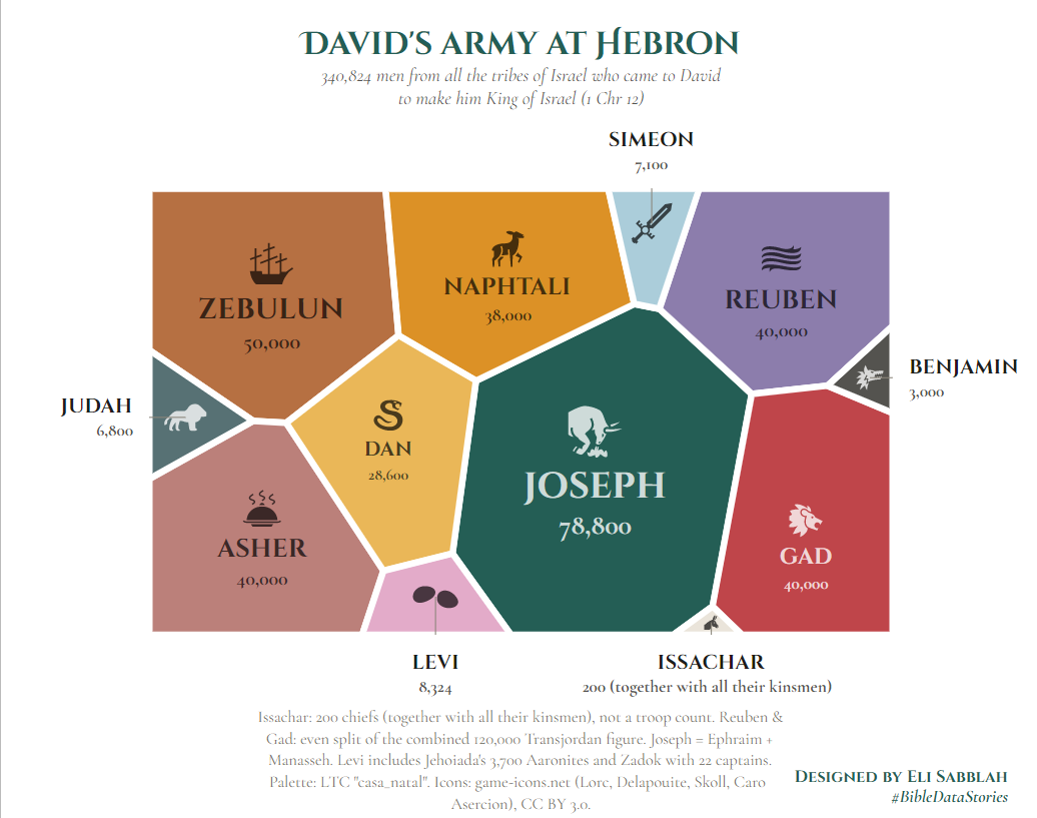

R code for this plot:
## ============================================================================
## David at Hebron -- All Israel came to him
## An interactive Voronoi TREEMAP (ggvmap, interactive = TRUE) of the tribal
## contingents that came to David at Hebron (1 Chronicles 12:23-37).
##   * cell AREA   = headcount
##   * cell COLOUR = tribe, from an LTC palette
##   * each cell carries its tribe's FLAT icon, drawn in a lighter / darker
##     shade of that cell's own colour so it stands out
##
## Files needed in the working directory:
##   David at Hebron.xlsx   (your spreadsheet)
##   tribe_icons.csv         (icon outlines, supplied with this script)
##
## Icons: game-icons.net -- Lorc, Delapouite, Skoll & Caro Asercion, licensed CC BY 3.0
##        (https://creativecommons.org/licenses/by/3.0/)
##        Judah's lioness: Pinhead Map Icons (Quincy Morgan), CC0
##        Levi's two stones: drawn for this chart
##   Judah  lioness (Pinhead lion)   Reuben   unstable water (waves)
##   Simeon sword                    Levi     Urim & Thummim (two stones)
##   Dan    snake                    Naphtali doe (deer, antlers removed)
##   Asher  plate of food (hot meal) Issachar donkey
##   Zebulun ship                    Benjamin wolf
##   Joseph bull                     Gad      lion
## ============================================================================

## ---- 0. Packages -----------------------------------------------------------
## ggvmap and ltc live on GitHub; everything else is on CRAN.
## NOTE: ggvmap's `interactive = TRUE` runs on ggiraph under the hood, so
## ggiraph must be INSTALLED -- but you never call it yourself below.
# install.packages(c("remotes", "readxl", "dplyr", "ggplot2", "ggiraph", "htmlwidgets", "ggtext"))
# remotes::install_github("loukesio/ggvmap")
# remotes::install_github("loukesio/ltc-color-palettes")   # package name: ltc

suppressMessages({
  library(readxl)
  library(dplyr)
  library(ggplot2)
  library(ggvmap)
  library(ltc)
})

## ---- 1. Load the spreadsheet -----------------------------------------------
## Folder holding the spreadsheet + icons. Run the script from the
## david-at-hebron/ folder, or point DATA_DIR at it.
DATA_DIR <- getwd()
if (!file.exists(file.path(DATA_DIR, "tribe_icons.csv"))) {
  stop("tribe_icons.csv not found in ", DATA_DIR, " -- set DATA_DIR to the folder that holds it.")
}

raw <- read_excel(file.path(DATA_DIR, "David at Hebron.xlsx"))   # kept for reference / your own checks

## ---- 2. Reconcile the numbers down to exactly 12 tribes --------------------
## (a) Reuben, Gad and the eastern half of Manasseh are given as ONE combined
##     figure (120,000, 1 Chr 12:37). Split evenly: 120,000 / 3 = 40,000 each.
##     This is an ASSUMPTION -- the text gives no breakdown.
## (b) Ephraim + both halves of Manasseh are merged into "Joseph" so that
##     exactly 12 tribes remain.
## (c) Issachar's 200 counts CHIEFS, not troops (1 Chr 12:32). It is shown
##     as given and flagged in the tooltip, not inflated.
## (d) Levi includes the priests: 4,600 Levites (v.26) + Jehoiada, leader of
##     the Aaronites, and 3,700 with him (v.27) + Zadok and 22 captains of his
##     father's house (v.28). The named leaders are counted as one man each.
## (e) Naphtali = 1,000 captains + 37,000 with them (v.34).

SPLIT <- 120000 / 3

tribes <- tibble::tribble(
  ~tribe,     ~men,
  "Judah",     6800,
  "Simeon",    7100,
  "Levi",      4600 + (1 + 3700) + (1 + 22),   # Levites + Jehoiada & Aaronites + Zadok & captains
  "Benjamin",  3000,
  "Issachar",  200,
  "Zebulun",   50000,
  "Dan",       28600,
  "Naphtali",  1000 + 37000,                   # captains + men with them
  "Asher",     40000,
  "Reuben",    SPLIT,
  "Gad",       SPLIT,
  "Joseph",    20800 + 18000 + SPLIT      # Ephraim + Manasseh (west) + Manasseh (east share)
) |>
  arrange(desc(men))

stopifnot(nrow(tribes) == 12)
cat("Total across all 12 tribes:", format(sum(tribes$men), big.mark = ","), "\n")

## ---- 3. Colours: LTC palette, one colour per cell --------------------------
## Change the name for any other LTC palette (see names(ltc::palettes)).
## casa_natal has 9 colours, so they are interpolated out to 12.
LTC_PALETTE <- "casa_natal"
cell_fill   <- colorRampPalette(ltc::palettes[[LTC_PALETTE]])(nrow(tribes))   # cell i  <->  tribes[i, ]

## Flat-icon colour: a lighter OR darker shade of the SAME cell colour,
## whichever contrasts more with it.
lum <- function(hex) {
  v <- col2rgb(hex)[, 1] / 255
  v <- ifelse(v <= 0.03928, v / 12.92, ((v + 0.055) / 1.055)^2.4)
  sum(v * c(0.2126, 0.7152, 0.0722))
}
mix <- function(hex, with, amt) {
  a <- col2rgb(hex)[, 1]; b <- col2rgb(with)[, 1]
  rgb(t(a * (1 - amt) + b * amt), maxColorValue = 255)
}
contrast <- function(a, b) { la <- lum(a); lb <- lum(b); (max(la, lb) + .05) / (min(la, lb) + .05) }
icon_shade <- function(hex) {
  dark  <- mix(hex, "black", 0.68)
  light <- mix(hex, "white", 0.78)
  if (contrast(hex, dark) >= contrast(hex, light)) dark else light
}
icon_col <- vapply(cell_fill, icon_shade, character(1))

## ---- 4. Tooltips (HTML) -----------------------------------------------------
tooltips <- with(tribes, sprintf(
  "<b style='font-family:Cinzel,serif;letter-spacing:.06em'>%s</b><br/>%s men%s",
  tribe, format(men, big.mark = ","),
  ifelse(tribe == "Issachar",
         "<br/><i>200 chiefs (together with all their kinsmen), not total troops (1 Chr 12:32)</i>",
  ifelse(tribe %in% c("Reuben", "Gad"),
         "<br/><i>even split of the combined 120,000 (1 Chr 12:37)</i>",
  ifelse(tribe == "Levi",
         "<br/><i>4,600 Levites + Jehoiada & 3,700 Aaronites + Zadok & 22 captains (1 Chr 12:26-28)</i>",
  ifelse(tribe == "Naphtali",
         "<br/><i>1,000 captains + 37,000 with them (1 Chr 12:34)</i>",
  ifelse(tribe == "Joseph",
         "<br/><i>Ephraim + Manasseh merged</i>", "")))))
))

## ---- 5. The treemap: ggvmap with interactive = TRUE -------------------------
## Fonts (loaded in step 7 for the browser view)
F_TITLE <- "Cinzel Decorative"
F_LABEL <- "Cinzel"
F_BODY  <- "Cormorant Garamond"

## R must measure text with the SAME fonts the browser draws, or centred /
## right-aligned text drifts. Download the .ttf files once into DATA_DIR/fonts
## (needs internet the first time) and register them for this R session.
options(timeout = max(600, getOption("timeout")))
FONT_DIR <- file.path(DATA_DIR, "fonts")
dir.create(FONT_DIR, showWarnings = FALSE)
font_file <- function(family, weight = 400, italic = FALSE) {
  dest <- file.path(FONT_DIR, sprintf("%s-%d%s.ttf", gsub(" ", "", family), weight, if (italic) "i" else ""))
  if (!file.exists(dest)) {
    css <- readLines(sprintf("https://fonts.googleapis.com/css2?family=%s:ital,wght@%d,%d",
                             gsub(" ", "+", family), as.integer(italic), weight), warn = FALSE)
    src <- regmatches(css, regexpr("https://[^)]+\\.ttf", css))[1]
    download.file(src, dest, mode = "wb", quiet = TRUE)
  }
  dest
}
register_gfont <- function(family) {
  systemfonts::register_font(
    family,
    plain      = font_file(family, 400),
    bold       = font_file(family, 700),
    italic     = font_file(family, 400, italic = family == F_BODY),
    bolditalic = font_file(family, 700, italic = family == F_BODY)
  )
}
for (f in c(F_TITLE, F_LABEL, F_BODY)) {
  known <- c(systemfonts::system_fonts()$family, systemfonts::registry_fonts()$family)
  if (!f %in% known) register_gfont(f)
}

## Light page; every text colour below is a native casa_natal colour from the LTC palette
BG    <- "#FFFFFF"
TEAL  <- "#245E55"    # LTC casa_natal teal  -> title
SLATE <- "#54534F"    # LTC casa_natal slate -> subtitle / counts
INK   <- "#1D1D1B"    # LTC casa_natal black -> names outside the frame
HASHTAG_COL <- TEAL   # #BibleDataStories under the credit (try SLATE for fainter, INK for darker)

## Frame + canvas. Change SEED to shuffle the cell layout (try 22, 30, 71 ...).
RW <- 1; RH <- 0.6; SEED <- 45
W_SVG <- 11; H_SVG <- 8.8                   # canvas size in inches
## XLIM is symmetric about the frame centre (x = 0.5), so the canvas centre -- where the
## title and subtitle are centred -- sits exactly over the middle of the treemap
XLIM  <- c(-0.16, 1.16); YLIM <- c(0.10, 0.90)
## data-units -> millimetres, so text sizes stay sensible at any canvas size
mm_per_unit <- min((W_SVG - 0.4) * 25.4 / diff(XLIM), (H_SVG - 2.3) * 25.4 / diff(YLIM))

p <- ggvmap(
  tribes$men,
  labels      = tribes$tribe,
  palette     = cell_fill,           # explicit LTC colours, cell by cell
  clip        = clip_rectangle(width = RW, height = RH),   # wide frame = biggest viz on the sheet
  show_labels = FALSE,
  legend      = FALSE,
  interactive = TRUE,                # <- ggvmap's own interactive switch
  tooltip     = tooltips,
  border_col  = BG,
  border_size = 2.4,
  max_iter    = 200,
  convergence_ratio = 0.003,
  seed        = SEED                # 45 = a layout with the tiny cells on the edge
)

## ---- 6. Flat icons + labels at each cell centroid ---------------------------
vm  <- attr(p, "vm")
vdf <- vm_as_df(vm)

## "Pole of inaccessibility": the centre and radius of the biggest circle that fits inside a
## (convex) Voronoi cell. Much better than the centroid for placing icons in odd-shaped cells.
pole <- function(P) {
  gx <- seq(min(P$x), max(P$x), length.out = 70); gy <- seq(min(P$y), max(P$y), length.out = 70)
  g  <- expand.grid(x = gx, y = gy)
  x1 <- P$x; y1 <- P$y; x2 <- c(P$x[-1], P$x[1]); y2 <- c(P$y[-1], P$y[1])
  L  <- sqrt((x2 - x1)^2 + (y2 - y1)^2); nx <- -(y2 - y1) / L; ny <- (x2 - x1) / L
  s  <- sign(nx * (mean(P$x) - x1) + ny * (mean(P$y) - y1))          # inward normals
  dm <- sapply(seq_along(x1), function(i) s[i] * (nx[i] * (g$x - x1[i]) + ny[i] * (g$y - y1[i])))
  m  <- apply(dm, 1, min); k <- which.max(m)
  c(px = g$x[k], py = g$y[k], rin = m[k])
}

## Horizontal middle of a (convex) cell at height y -- keeps text centred inside wedge-shaped cells
chord_mid <- function(P, y) {
  x1 <- P$x; y1 <- P$y; x2 <- c(P$x[-1], P$x[1]); y2 <- c(P$y[-1], P$y[1])
  hit <- (y1 - y) * (y2 - y) < 0
  xs  <- x1[hit] + (y - y1[hit]) / (y2[hit] - y1[hit]) * (x2[hit] - x1[hit])
  if (length(xs) < 2) NA_real_ else mean(range(xs))
}
poles <- do.call(rbind, lapply(split(vdf, vdf$cell), function(P) pole(P[, c("x", "y")])))
poles <- data.frame(cell = as.integer(rownames(poles)), poles)

cent <- vm_centroids(vm, inside = TRUE) |>
  left_join(poles, by = "cell") |>
  left_join(tribes, by = c("label" = "tribe")) |>
  mutate(
    fill   = cell_fill[cell],
    ink    = icon_col[cell],
    small  = men < 10000,                      # slivers: name goes OUTSIDE with a leader line
    show_n = !small,
    ## HIERARCHY:  tribe NAME (biggest)  >  headcount  >  symbol
    lab_sz = pmax(5, pmin(10.5, rin * mm_per_unit * 0.27)),   # name size (mm)
    cnt_sz = lab_sz * 0.78,                                    # number size (mm)
    isize  = ifelse(small, 0.60 * rin, pmin(0.20 * rin, 0.040)),   # icon half-size (data units)
    ## stack icon / name / number and centre the block on the cell's pole
    em_n   = lab_sz / mm_per_unit, em_c = cnt_sz / mm_per_unit,
    blk_h  = 2 * isize + ifelse(small, 0, 0.010 + em_n + 0.010 + em_c),
    icon_y = ifelse(small, py, py + blk_h / 2 - isize),
    icon_x = px,
    lab_y  = icon_y - isize - 0.010 - em_n / 2,
    cnt_y  = lab_y - em_n / 2 - 0.010 - em_c / 2
  )
cells <- split(vdf, vdf$cell)
## one shared x per cell for icon + name + count: the mean chord-middle at the name & count heights
cent$icon_x <- ifelse(cent$small, cent$icon_x, mapply(function(c, y1, y2, f) {
  m <- mean(c(chord_mid(cells[[as.character(c)]], y1), chord_mid(cells[[as.character(c)]], y2)))
  ifelse(is.na(m), f, m) }, cent$cell, cent$lab_y, cent$cnt_y, cent$icon_x))

## Outside labels for the small cells: put each one beyond the NEAREST frame edge
x0 <- 0.5 - RW / 2; x1 <- 0.5 + RW / 2; y0 <- 0.5 - RH / 2; y1 <- 0.5 + RH / 2
OUT_N <- 5.6; OUT_C <- 4.8                                   # outside label sizes (mm)
em_n_out <- OUT_N / mm_per_unit; em_c_out <- OUT_C / mm_per_unit
gap <- 0.022
outl <- cent |>
  filter(small) |>
  rowwise() |>
  mutate(
    edge = c("L", "R", "B", "T")[which.min(c(px - x0, x1 - px, py - y0, y1 - py))],
    ex = case_when(edge == "L" ~ x0, edge == "R" ~ x1, TRUE ~ px),     # where the leader meets the frame
    ey = case_when(edge == "B" ~ y0, edge == "T" ~ y1, TRUE ~ py),
    nx = case_when(edge == "L" ~ x0 - gap, edge == "R" ~ x1 + gap, TRUE ~ px),
    ## name always reads first, the count sits next to / under it
    ny = case_when(edge == "T" ~ y1 + gap + em_c_out + em_n_out * 0.5 + 0.008,
                   edge == "B" ~ y0 - gap - em_n_out * 0.5,
                   TRUE ~ py + em_c_out * 0.5 + 0.004),
    cy2 = case_when(edge == "T" ~ y1 + gap + em_c_out * 0.5,
                    edge == "B" ~ y0 - gap - em_n_out - 0.008 - em_c_out * 0.5,
                    TRUE ~ py - em_n_out * 0.5 - 0.004),
    hj = case_when(edge == "L" ~ 1, edge == "R" ~ 0, TRUE ~ 0.5)
  ) |>
  ungroup()

icons <- read.csv(file.path(DATA_DIR, "tribe_icons.csv")) |>
  inner_join(cent[, c("label", "icon_x", "icon_y", "isize", "ink")], by = c("tribe" = "label")) |>
  mutate(X = icon_x + x * isize, Y = icon_y + y * isize)

## Caption wrapped so it never runs off the edge
caption_txt <- paste(strwrap(paste0(
  "Issachar: 200 chiefs (together with all their kinsmen), not a troop count. Reuben & Gad: even split of the combined 120,000 ",
  "Transjordan figure. Joseph = Ephraim + Manasseh. ",
  "Levi includes Jehoiada's 3,700 Aaronites and Zadok with 22 captains. ",
  "Palette: LTC \"", LTC_PALETTE, "\".  Icons: game-icons.net (Lorc, Delapouite, Skoll, Caro Asercion), CC BY 3.0."
), width = 85), collapse = "\n")

cnt <- filter(cent, show_n)
inn <- filter(cent, !small)

p <- p +
  geom_polygon(data = icons, aes(x = X, y = Y, group = tribe, subgroup = sub),
               fill = icons$ink, rule = "winding", colour = NA, inherit.aes = FALSE) +
  geom_text(data = inn, aes(x = icon_x, y = lab_y, label = toupper(label)),
            colour = inn$ink, family = F_LABEL, fontface = "bold", size = inn$lab_sz,
            vjust = 0.5, inherit.aes = FALSE) +
  geom_text(data = cnt, aes(x = icon_x, y = cnt_y, label = format(men, big.mark = ",")),
            colour = cnt$ink, family = F_BODY, fontface = "bold", size = cnt$cnt_sz,
            vjust = 0.5, inherit.aes = FALSE) +
  ## small cells: leader line + name + count just outside the frame
  geom_segment(data = outl, aes(x = px, y = py, xend = ex, yend = ey),
               colour = "#8A857A", linewidth = 0.4, inherit.aes = FALSE) +
  geom_text(data = outl, aes(x = nx, y = ny, label = toupper(label), hjust = hj),
            colour = INK, family = F_LABEL, fontface = "bold", size = OUT_N, inherit.aes = FALSE) +
  geom_text(data = outl, aes(x = nx, y = cy2, hjust = hj,
                             label = paste0(format(men, big.mark = ","),
                                            ifelse(label == "Issachar", " (together with all their kinsmen)", ""))),
            colour = SLATE, family = F_BODY, fontface = "bold", size = OUT_C, inherit.aes = FALSE) +
  expand_limits(x = XLIM, y = YLIM) +
  scale_x_continuous(expand = c(0, 0)) + scale_y_continuous(expand = c(0, 0)) +
  coord_equal(clip = "off") +
  labs(
    title    = "David's army at Hebron",
    subtitle = paste0(format(sum(tribes$men), big.mark = ","),   # total across the 12 tribes
                      " men from all the tribes of Israel who came to David\n",
                      "to make him King of Israel (1 Chr 12)"),
    caption  = caption_txt,
    ## designer credit + hashtag, bottom-right corner (markdown, rendered by ggtext);
    ## "&#35;" = "#" (stops markdown reading it as a heading)
    tag      = paste0("**Designed by Eli Sabblah**<br>",
                      "<span style='font-family:", F_BODY, "; color:", HASHTAG_COL, "; font-size:14pt'>",
                      "***&#35;BibleDataStories***</span>")   # bold italic
  ) +
  theme(
    plot.background  = element_rect(fill = BG, colour = NA),
    panel.background = element_rect(fill = BG, colour = NA),
    ## centre title / subtitle / caption on the whole canvas, not just the panel
    plot.title.position   = "plot",
    plot.caption.position = "plot",
    plot.title       = element_text(family = F_TITLE, face = "bold", size = 25, colour = TEAL,
                                    hjust = 0.5, lineheight = 1.05, margin = margin(t = 2, b = 6)),
    plot.subtitle    = element_text(family = F_BODY, face = "italic", size = 15, colour = SLATE,
                                    hjust = 0.5, lineheight = 1.0, margin = margin(b = 4)),
    plot.caption     = element_text(family = F_BODY, size = 13, colour = "#77736A",
                                    hjust = 0.5, lineheight = 1.1, margin = margin(t = 2, b = 0)),
    ## credit: bottom-right, bottom edge level with the caption's last line (both sit 6pt above the edge)
    plot.tag.location = "plot",
    plot.tag.position = c(1 - 10 / (W_SVG * 72), 6 / (H_SVG * 72)),
    plot.tag         = ggtext::element_markdown(family = F_LABEL, size = 13, colour = TEAL,
                                                hjust = 1, vjust = 0, halign = 1, lineheight = 1.25),
    plot.margin      = margin(t = 6, r = 6, b = 6, l = 6)
  )

## ---- 7. Show it / save it ---------------------------------------------------
## vm_girafe() is ggvmap's own wrapper that turns the interactive plot into a widget.
widget <- vm_girafe(
  p,
  width_svg  = W_SVG,
  height_svg = H_SVG,
  hover_css  = "stroke:#1D1D1B;stroke-width:3px;cursor:pointer;",
  bg         = BG                      # device background, so no white bands
)

## (a) Load the decorative Google Fonts in the browser / RStudio Viewer (needs internet).
## (b) Make the icons & labels "click-through" so hovering anywhere on a cell works.
widget <- htmlwidgets::prependContent(
  widget,
  htmltools::tags$link(rel = "preconnect", href = "https://fonts.googleapis.com"),
  htmltools::tags$link(
    rel = "stylesheet",
    href = paste0("https://fonts.googleapis.com/css2?",
                  "family=Cinzel+Decorative:wght@400;700&family=Cinzel:wght@400;700",   # same weights R registered
                  "&family=Cormorant+Garamond:ital,wght@0,400;0,700;1,400;1,700&display=swap")),
  htmltools::tags$style(htmltools::HTML(
    "html,body{background:#FFFFFF !important;margin:0}
     svg *:not([data-id]){pointer-events:none}
     svg [data-id]{pointer-events:all}"))
)

## (c) Centre the title & subtitle in the browser. R places each line by its LEFT edge using
##     its own measure of the text width; if the browser's font is a hair wider or narrower the
##     line drifts off-centre. Anchoring each line at its middle makes the centring exact.
centre_lines <- unlist(strsplit(c(p$labels$title, p$labels$subtitle), "\n"))
widget <- htmlwidgets::onRender(widget, sprintf("
function(el) {
  var lines = %s;
  function centre() {
    var svg = null, best = 0;
    el.querySelectorAll('svg').forEach(function(s) {
      var vb = s.viewBox && s.viewBox.baseVal;
      if (vb && vb.width > best) { best = vb.width; svg = s; }
    });
    if (!svg) return;
    var cx = svg.viewBox.baseVal.x + svg.viewBox.baseVal.width / 2;
    svg.querySelectorAll('text').forEach(function(t) {
      if (lines.indexOf(t.textContent.trim()) > -1) {
        t.setAttribute('text-anchor', 'middle');
        t.setAttribute('x', cx);
      }
    });
    rightAlignTag(svg);
  }
  // (d) Credit + hashtag: give the hashtag its full font name (ggtext keeps only 'Cormorant'),
  //     then shift each line so both end exactly at the tag's right edge (10pt from the edge).
  function rightAlignTag(svg) {
    var vb = svg.viewBox.baseVal, right = vb.x + vb.width - 10, rows = {};
    svg.querySelectorAll('text').forEach(function(t) {
      var s = t.textContent.trim();
      if (s === '#BibleDataStories') t.setAttribute('font-family', %s);
      if (s === '#BibleDataStories' || ((t.getAttribute('font-family') || '') === %s && credit.indexOf(s) > -1)) {
        var y = t.getAttribute('y'); (rows[y] = rows[y] || []).push(t);
      }
    });
    Object.keys(rows).forEach(function(y) {
      var edge = Math.max.apply(null, rows[y].map(function(t) { var b = t.getBBox(); return b.x + b.width; }));
      rows[y].forEach(function(t) { t.setAttribute('x', parseFloat(t.getAttribute('x')) + right - edge); });
    });
  }
  var credit = %s;
  centre();
  setTimeout(centre, 300);
  if (document.fonts && document.fonts.ready) document.fonts.ready.then(centre);
}", jsonlite::toJSON(trimws(centre_lines)),
   shQuote(F_BODY, "sh"), shQuote(F_LABEL, "sh"),
   jsonlite::toJSON(c("Designed", "by", "Eli", "Sabblah", "Designed by Eli Sabblah"))))

print(widget)   # explicit print so it shows in the Viewer even when the script is source()d
htmlwidgets::saveWidget(widget, file.path(DATA_DIR, "david_at_hebron.html"), selfcontained = TRUE,
                        title = "David at Hebron")
cat("Saved david_at_hebron.html\n")
